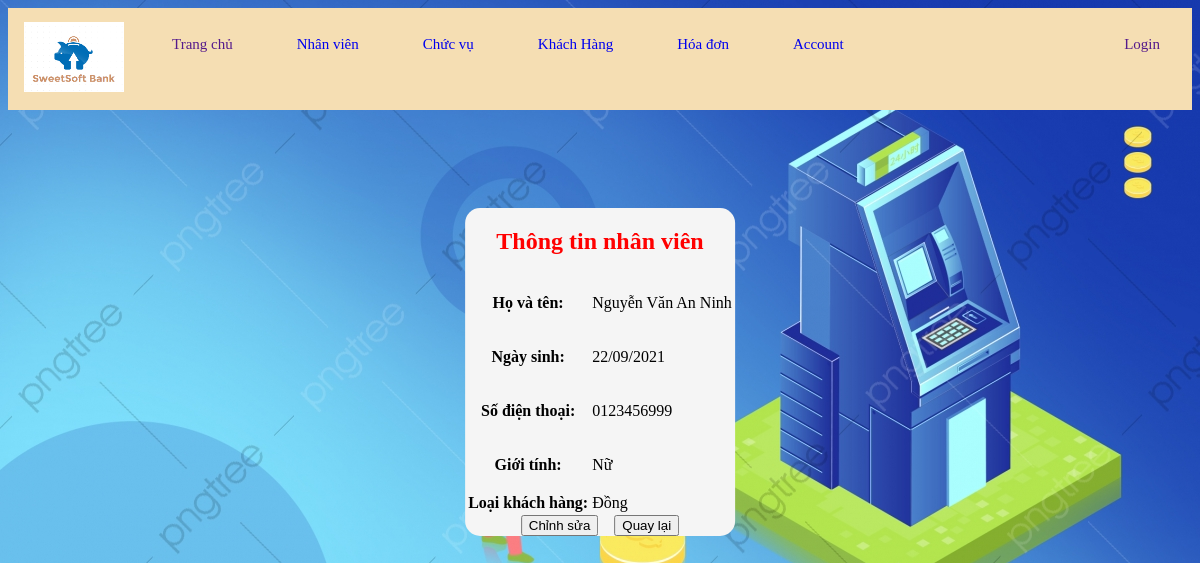
The app's page /View/admin/khachhang/detailskhachhang.php?id=80000003 with its own data.
### tables this page shows
CREATE TABLE `khachhang` (
  `khachhang_id` int(8) NOT NULL,
  `khachhang_ho` varchar(100) NOT NULL,
  `khachhang_ten` varchar(100) NOT NULL,
  `khachhang_ngaysinh` date NOT NULL,
  `gioi_tinh` bit(1) NOT NULL,
  `khachhang_sdt` text NOT NULL,
  `sodu` bigint(20) NOT NULL
);

CREATE TABLE `loaikhachhang` (
  `maloaikh` varchar(4) NOT NULL,
  `tenloaikh` text NOT NULL
);

### Controller/getAllLoaiKhachHang.php (called while the page is built)
<?php
    include "connect.php";
    $lkh= "select * from loaikhachhang";
    $resultlkh= mysqli_query($conn,$lkh);
?>

### View/admin/khachhang/detailskhachhang.php (the view, shortened to what this page needs)
<?php
$ho=null;$ten=null;$sdt=null;$gt=null;$loai=null;$username=null;$password=null;
if(isset($_GET['id']))
{
    include "../../../Controller/connect.php";
    $sql_nv = "select khachhang_ho, khachhang_ngaysinh, khachhang_ten, khachhang_sdt, gioi_tinh, password, kh_lkh.maloaikh , sodu
    from khachhang kh join taikhoan tk join khachhang_loaikh kh_lkh join loaikhachhang lkh
    WHERE kh.khachhang_id=tk.ma_khachhang and kh.khachhang_id=kh_lkh.makh AND kh_lkh.maloaikh=lkh.maloaikh and kh.khachhang_id='{$_GET['id']}'";
    $result= mysqli_query($conn,$sql_nv);
    $data = $result -> fetch_array(MYSQLI_ASSOC);
    $ho = $data['khachhang_ho'];
    $ten = $data['khachhang_ten'];
    $ngaysinh= $data['khachhang_ngaysinh'];
    $sdt = $data['khachhang_sdt'];
    $gt = $data['gioi_tinh'];
    $loai = $data['maloaikh'];
}
    ?>
<!DOCTYPE html>
<html>
    <head>
        <link rel="stylesheet" href="">
    </head>
    <body>
        <div id="container">
        <div id="header">
            <?php include "../header_footer/header.php"?>
        </div>
        <div id="info">
        <form method="POST" action="" id="form_info">
                <h2>Thông tin nhân viên</h2>
                <table>
                    <tr>
                        <th>Họ và tên:</th>
                        <td><p><?php echo $ho." ".$ten?></p></td>
                    </tr>
                    <tr>
                        <th>Ngày sinh:</th>
                        <td><p><?php echo date_format(date_create($ngaysinh),"d/m/Y");?></p></td>
                    </tr>
                    <tr>
                        <th>Số điện thoại:</th>
                        <td><p><?php echo $sdt?></p></td>
                    </tr>
                    <tr>
                        <th>Giới tính:</th>
                        <td><p><?php if($gt==1) echo "Nam"; else echo "Nữ";?></p></td>
                    </tr>
                    <tr>
                        <th>Loại khách hàng:</th>
                        <td>
                            <?php
                                include "../../../Controller/getAllLoaiKhachHang.php";
                                if (mysqli_num_rows($resultlkh) > 0) {
                                    while($row = $resultlkh->fetch_assoc()) {
                                        if($row['maloaikh']==$loai)
                                        {
                                            echo $row['tenloaikh'];
                                        }
                                    }
                                }
                            ?>
                        </td>
                    </tr>
                </table>
                <div id="bt">
                <input name="Edit" type="submit" value="Chỉnh sửa"> &emsp;
                        <input type="submit" name="Back" value="Quay lại">
                </div>
        </form>
        </div>
        </div>
    </body>
</html>

### View/admin/khachhang/detailskhachhang.php (style rules this page uses)
#container { position: relative; min-height: 100%; }
#header { height: 100px; }
#info { padding-bottom: 300px; }
#form_info { position: absolute; top: 50%; left: 50%; transform: translate(-50%); background-color: whitesmoke; border-radius: 15px; }
h2 { text-align: center; color: red; }
#bt { display: flex; justify-content: center; }

### View/admin/header_footer/header.php (style rules this page uses)
body { background-image: url("../image/backgroundbank.png"); background-size: cover; }

### records on screen
khachhang: khachhang_ho "Nguyễn Văn", khachhang_ten "An Ninh", khachhang_ngaysinh "22/09/2021", khachhang_sdt "0123456999"
loaikhachhang: tenloaikh "Đồng"
